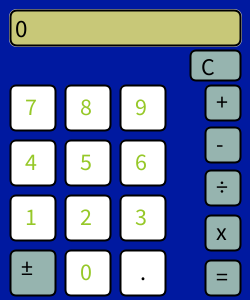
Frame 1 (no input)
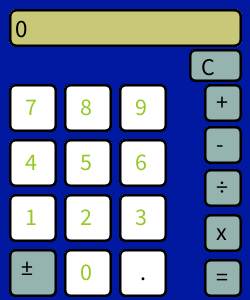
Frame 60 (the mouse pressed at the canvas centre just before this capture)
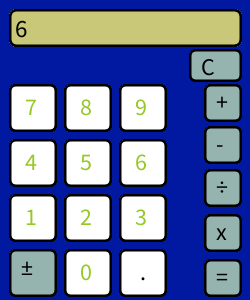
Frame 120 (the mouse held since frame 60 and released just before this capture)

The Processing sketch that drew these frames (run headless with seeded random() and noise(); from frame 60 on, the mouse is pressed at the canvas centre):

// Processing sketch: Calculator
// ── Calculator.pde
Button[] numButtons = new Button[10];
Button[] opButtons = new Button[7];
Button[] spButtons = new Button[1];

String displayValue = "0";
String valueToCompute = ""; 
String valueToCompute2 = "";
float valueToComputeI = 0;
float valueToComputeI2 = 0;
float result = 0;
char opValue;
boolean firstNum;


void setup() {
  size(250, 300);
  background(0, 25, 160);
  frameRate(10);
  noFill();
  strokeWeight(3);
  stroke(200);
  rect(10, 10, 230, 35, 7);
  numButtons[0] = new Button(65, 250).asNumber(0, 45, 45);
  numButtons[1] = new Button(10, 195).asNumber(1, 45, 45);
  numButtons[2] = new Button(65, 195).asNumber(2, 45, 45);
  numButtons[3] = new Button(120, 195).asNumber(3, 45, 45);
  numButtons[4] = new Button(10, 140).asNumber(4, 45, 45);
  numButtons[5] = new Button(65, 140).asNumber(5, 45, 45);
  numButtons[6] = new Button(120, 140).asNumber(6, 45, 45);
  numButtons[7] = new Button(10, 85).asNumber(7, 45, 45);
  numButtons[8] = new Button(65, 85).asNumber(8, 45, 45);
  numButtons[9] = new Button(120, 85).asNumber(9, 45, 45);
  opButtons[0] = new Button(205, 85).asOperator("+", 35, 35);
  opButtons[1] = new Button(205, 127).asOperator("-", 35, 35);
  opButtons[4] = new Button(205, 170).asOperator("÷", 35, 35);
  opButtons[2] = new Button(205, 215).asOperator("x", 35, 35);
  opButtons[3] = new Button(205, 260).asOperator("=", 35, 35);
  opButtons[5] = new Button(190, 50).asOperator("C", 50, 30);
  opButtons[6] = new Button(10, 250).asOperator("±", 45, 45);
  spButtons[0] = new Button(120, 250).asSpecial(".", 45, 45);
  //opButtons[7] = new Button(10, 20).asOperator("√", 50, 30);
  firstNum = true;
}


void draw() {

  for (int i=0; i<numButtons.length; i++) {
    Button inumButton = numButtons[i];
    inumButton.display();
  }

  for (int i=0; i<opButtons.length; i++) {
    Button iopButton = opButtons[i];
    iopButton.display();
  }

  for (int i=0; i<spButtons.length; i++) {
    Button ispButton = spButtons[i];
    ispButton.display();
  }

  updateDisplay();
 // println(mouseX, mouseY);
}

void mousePressed() {
  for (int i=0; i<numButtons.length; i++) {
    Button inumButton = numButtons[i];
    inumButton.click();
    if (inumButton.overBox) {
      if (firstNum) {
        println(i + "" + inumButton);
        valueToCompute += int(inumButton.numButtonValue);
        displayValue = valueToCompute;
      } else {
        valueToCompute2 += int(inumButton.numButtonValue);
        displayValue = valueToCompute2;
      }
    }
  }



  for (int i=0; i<opButtons.length; i++) {
    Button iopButton = opButtons[i];
    iopButton.click();
    if (iopButton.overBox) {
      if (iopButton.opButtonValue == "+") {
        if (result !=0) {
          opValue = '+';
          valueToCompute2 = "";
          firstNum = false;
          displayValue = "+";
        } else {
          opValue = '+';
          firstNum = false;
          displayValue = "+";
        }
      } else if (iopButton.opButtonValue == "=") {
        firstNum = true;
        performCalculation();
      } else if (iopButton.opButtonValue == "-") {
        if (result !=0) {
          opValue = '-';
          valueToCompute2 = "";
          firstNum = false;
          displayValue = "-";
        } else {
          opValue = '-';
          firstNum = false;
          displayValue = "-";
        }
      } else if (iopButton.opButtonValue == "x") {
        if (result !=0) {
          opValue = '*';
          valueToCompute2 = "";
          firstNum = false;
          displayValue = "x";
        } else {
          opValue = '*';
          firstNum = false;
          displayValue = "x";
        }
      } else if (iopButton.opButtonValue == "÷") {
        if (result !=0) {
          opValue = '/';
          valueToCompute2 = "";
          firstNum = false;
          displayValue = "÷";
        } else {
          opValue = '/';
          firstNum = false;
          displayValue = "÷";
        }
      } else if (iopButton.opButtonValue == "C") {
        displayValue = "0";
        opValue = 'C';
        valueToCompute = "";
        valueToCompute2 = "";
        valueToComputeI = 0;
        valueToComputeI2 = 0;
        result = 0;
        firstNum = true;
      } else if (iopButton.opButtonValue == "±") {
        opValue = 'n';
        performCalculation();
      } else if (iopButton.opButtonValue == "√") {
        if (result !=0) {
          opValue = '√';
          valueToCompute = "";
          firstNum = false;
          displayValue = "√";
        } else {
          opValue = '√';
          firstNum = false;
          displayValue = "√";
        }
      }
    }
  }

  for (int i=0; i<spButtons.length; i++) {
    Button ispButton = spButtons[i];
    ispButton.click();
    if (ispButton.overBox) {
      if (ispButton.spButtonValue == ".") {
        if (ispButton.overBox && firstNum == true) {
          valueToCompute += ispButton.spButtonValue;
          displayValue = valueToCompute;
        } else if (ispButton.overBox && firstNum == false) {
          valueToCompute2 += ispButton.spButtonValue;
          displayValue = valueToCompute2;
        }
      }
    }
  }
}

//√



void performCalculation() {
  valueToComputeI = float(valueToCompute);
  valueToComputeI2 = float(valueToCompute2);

  if (opValue == '+') {
    result = valueToComputeI + valueToComputeI2;
    displayValue = str(result);
  } else if (opValue == '-') {
    result = valueToComputeI - valueToComputeI2;
    displayValue = str(result);
  } else if (opValue == '*') {
    result = valueToComputeI * valueToComputeI2;
    displayValue = str(result);
  } else if (opValue == '/') {
    result = valueToComputeI / valueToComputeI2;
    displayValue = str(result);
  } else if (opValue =='n') {
    if (firstNum) {
      valueToComputeI = valueToComputeI * -1;
      displayValue = str(valueToComputeI);
    } else {
      valueToComputeI2 = valueToComputeI2 * -1;
      displayValue = str(valueToComputeI);
    }
  }



  if (firstNum) {
    valueToCompute = displayValue;
  } else {
    valueToCompute = displayValue;
    valueToCompute2 = "";
  }
}


void updateDisplay() {
  fill(200, 200, 120);
  rect(10, 10, 230, 35, 7);
  fill(0);
  textSize(25);
  text(displayValue, 15, 37);
}

void keyPressed() {
  //  if(key == '=' || keyCode == RETURN || keyCode == ENTER)
  //  handleKeyPressOp("=");
  if (key == '1') {
    handleKeyPressNum("1");
  } else if (key == '2') {
    handleKeyPressNum("2");
  } else if (key == '3') {
    handleKeyPressNum("3");
  } else if (key == '4') {
    handleKeyPressNum("4");
  } else if (key == '5') {
    handleKeyPressNum("5");
  } else if (key == '6') {
    handleKeyPressNum("6");
  } else if (key == '7') {
    handleKeyPressNum("7");
  } else if (key == '8') {
    handleKeyPressNum("8");
  } else if (key == '9') {
    handleKeyPressNum("9");
  } else if (key == '0') {
    handleKeyPressNum("0");
  }
}

void handleKeyPressNum (String keyPress) {
  if (firstNum) {
    valueToCompute += keyPress;
    displayValue = valueToCompute;
  } else {
    valueToCompute2 += keyPress;
    displayValue = valueToCompute2;
  }
}

class Button {
  //class variables
  boolean isNumber;
  boolean isSpecial;
  boolean isOperator;
  float numButtonValue;
  String opButtonValue;
  String spButtonValue;
  float xpos;
  float ypos;
  int buttonW = 30;
  int buttonH = 30;
  boolean overBox = false;

  //Constructor for number buttons
  Button asNumber(float tempNumButtonValue, int tempW, int tempH) {
    isNumber = true;
    numButtonValue = tempNumButtonValue;
    buttonW = tempW;
    buttonH = tempH;
    return this;
  }

  //Constructor for just buttons
  Button(float tempXpos, float tempYpos) {
    xpos = tempXpos;
    ypos = tempYpos;
    println(numButtonValue);
  }
  //Constructor for operator buttons
  Button asOperator(String tempOpButtonValue, int tempW, int tempH) {
    opButtonValue = tempOpButtonValue;
    isOperator = true;
    buttonW = tempW;
    buttonH = tempH;
    return this;
  }

  //Constructor for special buttons
  Button asSpecial(String tempSpButtonValue, int tempW, int tempH) {
    spButtonValue = tempSpButtonValue;
    isSpecial = true;
    buttonW = tempW;
    buttonH = tempH;
    return this;
  }

  void clickButton() {
  }

  //Drawing the button
  void display() {
    if (isNumber) {
      fill(255);
      stroke(0);
      strokeWeight(2);
      rect(xpos, ypos, buttonW, buttonH, 6);
      fill(150, 200, 40);
      textSize(24);
      text(int(numButtonValue), xpos + 15, ypos + 30);
    } else if (isSpecial) {
      fill(255);
      stroke(0);
      strokeWeight(2);
      rect(xpos, ypos, buttonW, buttonH, 6);
      fill(0);
      textSize(24);
      text(spButtonValue, xpos+20, ypos+30);
    } else if (isOperator) {
      fill(150, 180, 175);
      stroke(0);
      strokeWeight(2);
      rect(xpos, ypos, buttonW, buttonH, 6);
      fill(0);
      textSize(24);
      text(opButtonValue, xpos+11, ypos + 25);
  }
}
  //Handle mouse actions
  void click() {
    overBox = mouseX > xpos && mouseX < xpos+buttonW &&  mouseY > ypos && mouseY < ypos+buttonH;
  }
}
